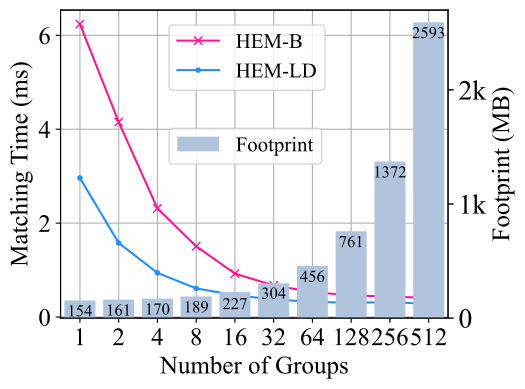

Reproduce this figure in Python.
import matplotlib
import matplotlib.pyplot as plt
import numpy as np
from matplotlib import rc
from matplotlib.pyplot import MultipleLocator

rc('mathtext', default='regular')
plt.rcParams['font.family'] = ['Times New Roman']  #
plt.rcParams['axes.unicode_minus'] = False

g = [1, 2, 4, 8, 16, 32, 64, 128, 256, 512]
x = np.arange(10)  # x轴刻度标签位置
Name = [
    "Rein", "HEM-B", "HEMSS", "HEMSD", "HEMPD", "HEMDS", "HEM-SO", "Simple",
    "Simple2"
]

HEM0PS = [
    6.24005, 4.153866, 2.312664, 1.507056, 0.924996, 0.672416, 0.535015,
    0.458862, 0.439522, 0.405026
]
HEM5DD = [
    2.962161, 1.57773, 0.940414, 0.610254, 0.464354, 0.374525, 0.325231,
    0.301888, 0.318704, 0.276994
]
Memory = [154, 161, 170, 189, 227, 304, 456, 761, 1372, 2593]

fig = plt.figure(figsize=(5, 4))
ax = fig.add_subplot(111)

# ax.plot(be, Rein, marker='o', color='r', label=Name[0])
ax.plot(x, HEM0PS, marker='x', color='DEEPPINK', label=Name[1])
# ax.plot(be, BIOP1SS, marker='+', color='g', label=Name[2])
# ax.plot(be, BIOP2SD, marker='*', color='b', label=Name[3])
# ax.plot(be, BIOP3PD, marker='^', color='m', label=Name[4])
# ax.plot(be, BIOP4DS, marker='s', color='y', label=Name[5])
ax.plot(x, HEM5DD, marker='.', color='DODGERBLUE', label=Name[6])
# ax.plot(be, Simple, marker='D',  color='lightseagreen', label=Name[7])
lgdsize = 15
lsize = 18
ax.legend(loc=(2.8 / 10, 3.7 / 5), fontsize=lgdsize)
ax.grid()
ax.set_xlabel('Number of Groups', fontsize=lsize)
ax.set_ylabel('Matching Time (ms)', fontsize=lsize)
# plt.xticks(range(0,10))
ax.set_xlim(-0.5, 9.5)
ax.set_zorder(0)
x_major_locator = MultipleLocator(1)
ax.xaxis.set_major_locator(x_major_locator)
for size in ax.get_xticklabels():  #获取x轴上所有坐标，并设置字号
    # size.set_fontname('Times New Roman')
    size.set_fontsize('16')

plt.tick_params(labelsize=18)
# plt.tick_params(direction='out', labelsize=18, length=4, width=1)
ax2 = ax.twinx()
ax2.bar(x, Memory, color='lightsteelblue', label='Footprint')  # alpha=0.7,
ax2.set_ylabel(r"Footprint (MB)", fontsize=lsize)
ax2.set_ylim(0, 2700)
ax2.legend(loc=(2.8 / 10, 2.5 / 5), fontsize=lgdsize, ncol=1)
ax2.set_zorder(1)
ax2.set_yticklabels(['0', '1k', '2k'])
# for size in ax2.get_xticklabels():   #获取x轴上所有坐标，并设置字号
#     # size.set_fontname('Times New Roman')
#     size.set_fontsize('16')
plt.xticks(x, labels=g)
plt.tick_params(direction='out', labelsize=20, length=4, width=1)
for a, b in zip(x, Memory):
    c = b - 170
    if a == 5:
        c += 5
    elif a == 4:
        c -= 10
    plt.text(a, c, '%.0f' % b, ha='center', va='bottom', fontsize=12)  #,

gcf = plt.gcf()
plt.show()
gcf.savefig('./exp1_matchingTime_memory_be.pdf',
            format='pdf',
            bbox_inches='tight')
